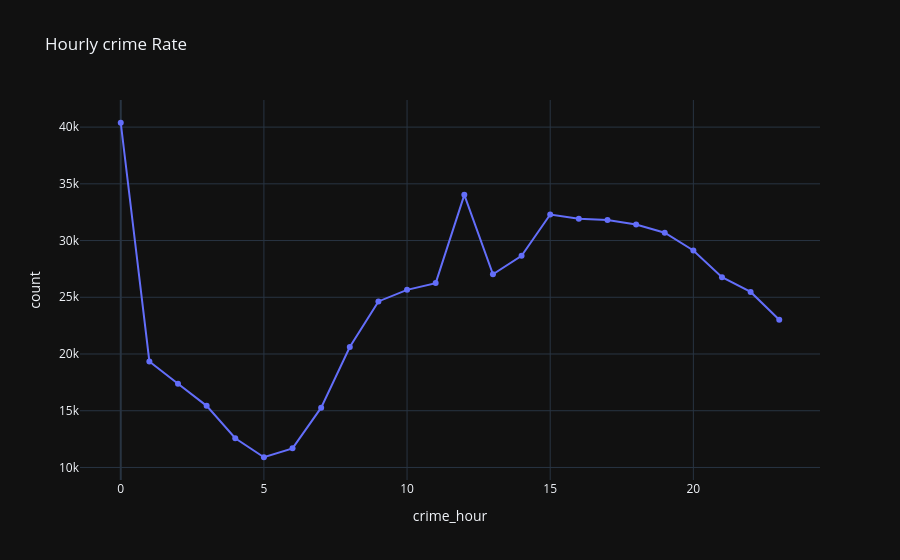

Notebook code for this chart:
### Code cell
fig_line=px.line(
    hourly_crime_rate,
    x="crime_hour",
    y="count",
    title="Hourly crime Rate",
    markers=True,
    template="plotly_dark"
)
fig_line.show()

### Figure 1 — Plotly figure (JSON) as saved in the notebook; plotly's stock layout.template omitted (floating-point values rounded to 4 significant figures)
{"data": [{"hovertemplate": "crime_hour=%{x}<br>count=%{y}<extra></extra>", "legendgroup": "", "line": {"color": "#636efa", "dash": "solid"}, "marker": {"symbol": "circle"}, "mode": "lines+markers", "name": "", "orientation": "v", "showlegend": false, "type": "scatter", "x": [0, 1, 2, 3, 4, 5, 6, 7, 8, 9, 10, 11, 12, 13, 14, 15, 16, 17, 18, 19, 20, 21, 22, 23], "xaxis": "x", "y": [40383, 19345, 17385, 15431, 12574, 10901, 11687, 15272, 20614, 24634, 25655, 26249, 34031, 27027, 28651, 32293, 31915, 31817, 31416, 30694, 29130, 26772, 25471, 23022], "yaxis": "y"}], "layout": {"legend": {"tracegroupgap": 0}, "title": {"text": "Hourly crime Rate"}, "xaxis": {"anchor": "y", "domain": [0, 1], "title": {"text": "crime_hour"}}, "yaxis": {"anchor": "x", "domain": [0, 1], "title": {"text": "count"}}}}
